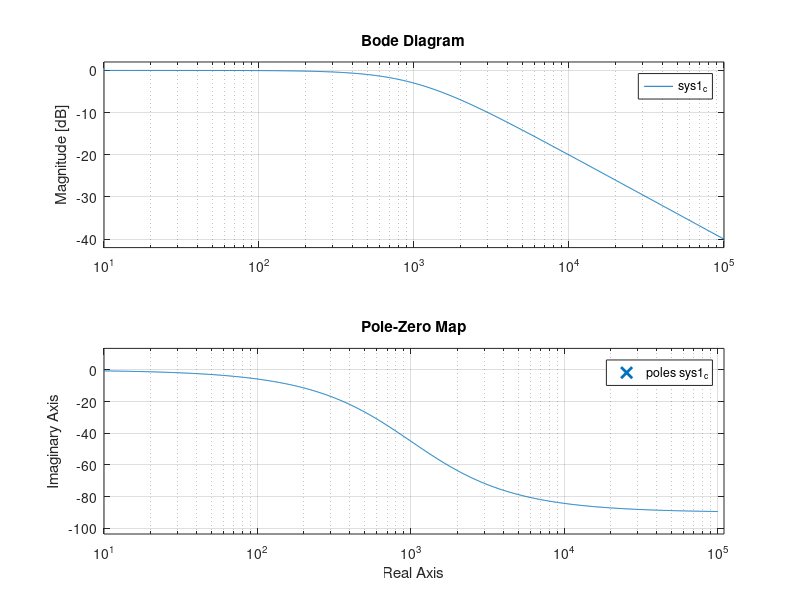
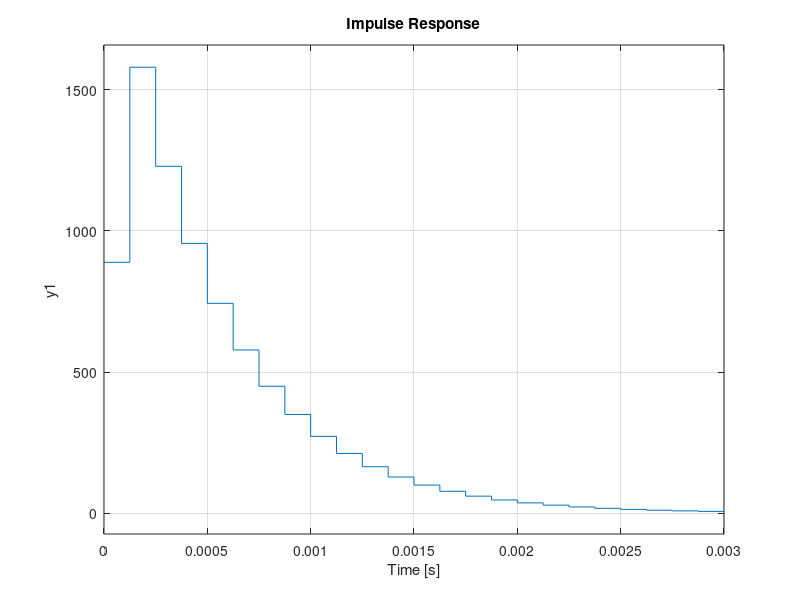
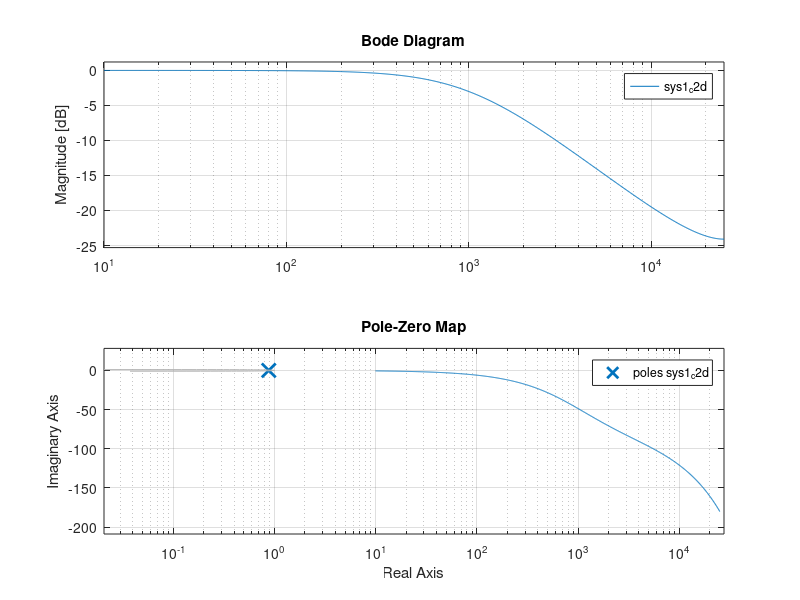

Reproduce these figures in MATLAB, in order.

R = 1000
C = 1*10^-6
Ts = 1/8000
0

a0 = 1
a1 = R*C
b0 = 1

sys1_c = tf(b0, [a1 a0])

subplot(211)
bode(sys1_c)
subplot(212)
pzmap(sys1_c)


sys1_d = tf([(b0*Ts) (b0*Ts)], [((a0*Ts)+a1) ((a0*Ts)-a1)], Ts)

figure()
subplot(311)
bode(sys1_d)
subplot(312)
pzmap(sys1_d)
subplot(313)
impulse(sys1_d)

sys1_c2d = c2d(sys1_c,Ts)

figure()
subplot(211)
bode(sys1_c2d)
subplot(212)
pzmap(sys1_c2d)